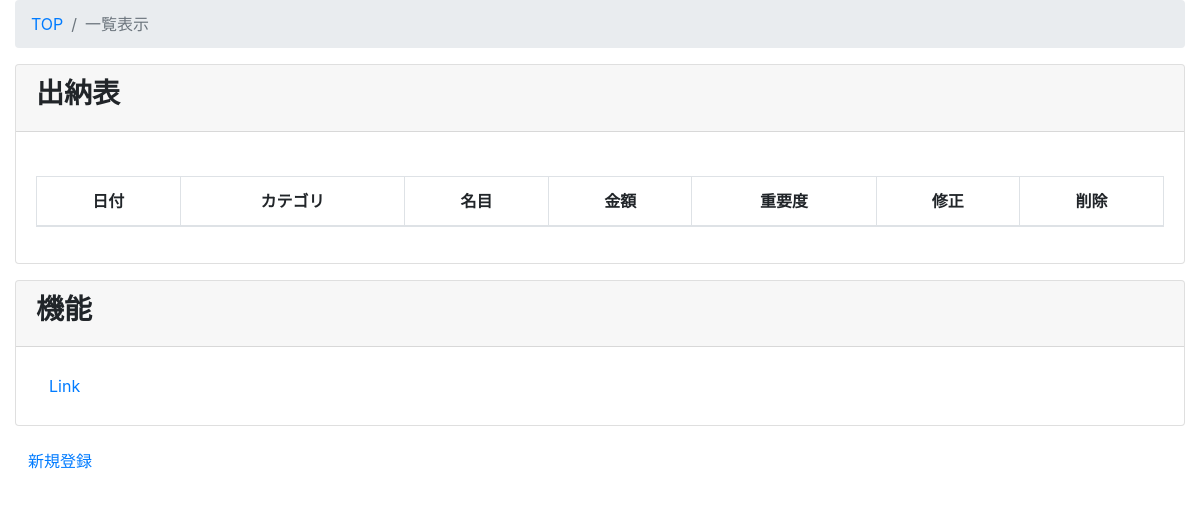
/kakeibo_tuto/Suitoh_list/, run on an earlier commit of the app's database.
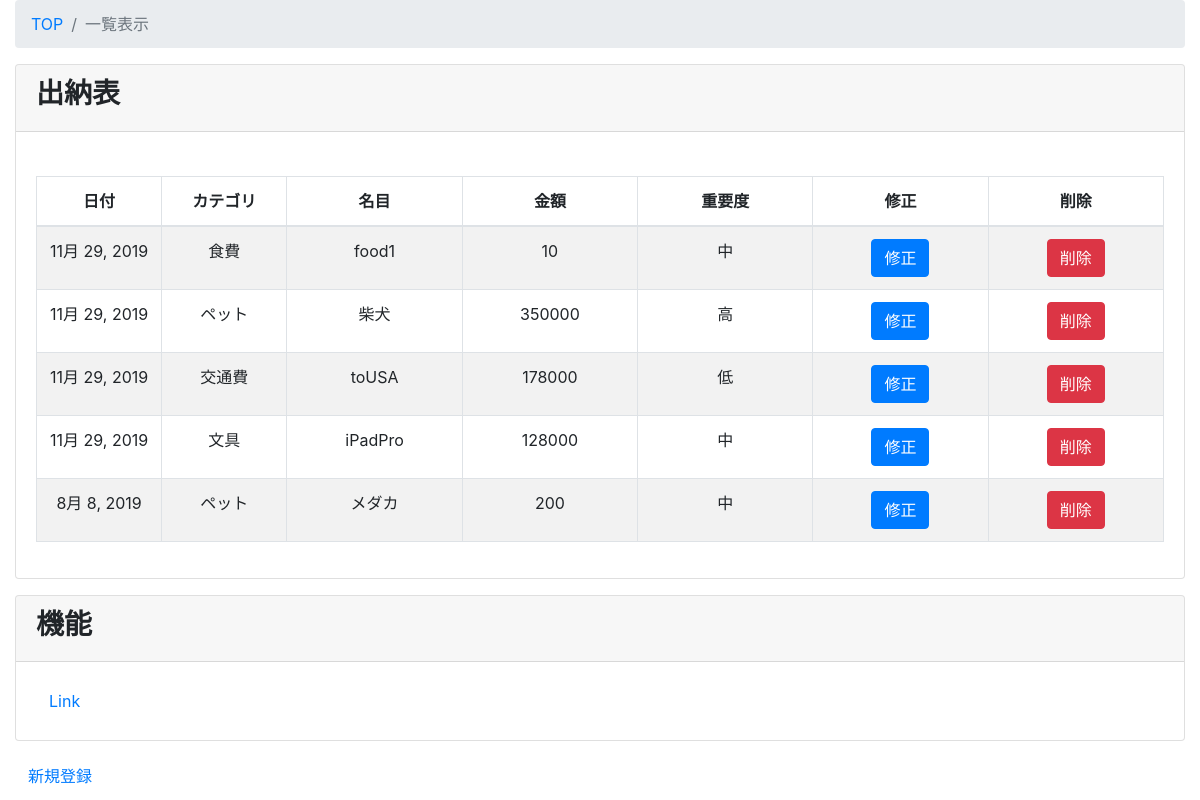
And on a later commit of the database.
### kakeibo_tuto/models.py (models this page shows, shortened)
class Suitoh(models.Model):
    class Meta:
        db_table = 'suitoh'
        verbose_name = '出納表'
        verbose_name_plural = '出納表'
    data = models.DateField(verbose_name="Date",default=datetime.now)
    cat = models.ForeignKey(Category, on_delete= models.PROTECT, verbose_name="分類")
    out_cost = models.IntegerField(verbose_name="支出")
    meimoku = models.CharField(verbose_name="名目", max_length=100)
    rank = models.ForeignKey(Ranks, on_delete= models.PROTECT, verbose_name="重要度")

class Category(models.Model):
    class Meta:
        db_table = 'category'
        verbose_name = '分類'
        verbose_name_plural = '分類'
    category_name = models.CharField(max_length=255,unique=True)
    def __str__(self):
        return self.category_name

class Ranks(models.Model):
    class Meta:
        db_table = 'Ranks'
        verbose_name = '重要度'
        verbose_name_plural = '重要度'
    category_name = models.CharField(max_length=255)
    def __str__(self):
        return self.category_name

### kakeibo_tuto/views.py (the view)
# urls.py: path('Suitoh_list/', views.SuitohListView.as_view(), name='Suitoh_list'),
class SuitohListView(ListView):
    model = Suitoh
    template_name = 'kakeibo_tuto/Suitoh_list.html'
    '''全取得'''
    def queryset(self):
        return Suitoh.objects.all()

### kakeibo_tuto/templates/kakeibo_tuto/Suitoh_list.html (shortened to what this page needs)
{% extends 'kakeibo_tuto/base.html' %}
{% block content %}
 <div class="content-wrapper">
   <div class="container-fluid">
     <ol class="breadcrumb">
       <li class="breadcrumb-item">
         <a href="{% url 'kakeibo_tuto:Suitoh_list' %}">TOP</a>
       </li>
       <li class="breadcrumb-item active">一覧表示</li>
     </ol>
     <div class="card mb-3">
       <div class="card-header">
         <h3><b>出納表</b></h3></div>
       <div class="card-body">
         <div class="table-responsive">
         <table id=Suitoh width="100%" class="table table-striped table-bordered">
             <thead>
               <tr>
                 <th class="text-center">日付</th>
                 <th class="text-center">カテゴリ</th>
                 <th class="text-center">名目</th>
                 <th class="text-center">金額</th>
                 <th class="text-center">重要度</th>
                 <th class="text-center">修正</th>
                 <th class="text-center">削除</th>
               </tr>
             </thead>
             <tbody>
               {% for item in object_list %}
                 <tr class="odd gradeX text-center">
                   <td class="text-center" width="100">{{ item.data}}</td>
                   <td class="text-center" width="100">{{ item.cat}}</td>
                   <td class="text-center" width="140">{{ item.meimoku}}</td>
                   <td class="text-center" width="140">{{ item.out_cost}}</td>
                    <td class="text-center" width="140">{{ item.rank}}</td>
                   <td class="text-center" width="140"><a class="btn btn-primary"
                        href="{% url 'kakeibo_tuto:Suitoh_update' item.pk %}">修正</a></td>
                   <td class="text-center" width="140"><a class="btn btn-danger"
                        href="{% url 'kakeibo_tuto:Suitoh_delete' item.pk %}">削除</a></td>
                 </tr>
             {% endfor %}
             </tbody>
           </table>
       </div>
      </div>
      </div>
          <div class="card mb-3">
       <div class="card-header">
         <h3><b>機能</b></h3></div>
       <div class="card-body">
        <a class="btn" href="{% url 'kakeibo_tuto:Suitoh_list' %}" role="button">Link</a>
       </div>
       </div>
      <a class="btn" href="{% url 'kakeibo_tuto:add' %}" role="button">新規登録</a>
      </div>
      </div>
{% endblock content %}

### kakeibo_tuto/templates/kakeibo_tuto/base.html (shortened to what this page needs)
<!doctype html>
<html>
<head>
 <link rel="stylesheet" href="https://maxcdn.bootstrapcdn.com/bootstrap/4.0.0-beta.2/css/bootstrap.min.css">
<link rel="stylesheet" href="https://cdn.datatables.net/t/bs-3.3.6/jqc-1.12.0,dt-1.10.11/datatables.min.css"/>
<body>
 {% block content %}{% endblock %}
</body>
</html>

What changed in the data, as far as the page shows it:
added Suitoh: data "11月 29, 2019", cat "食費", meimoku "food1", out_cost "10", rank "中"
added Suitoh: data "11月 29, 2019", cat "ペット", meimoku "柴犬", out_cost "350000", rank "高"
added Suitoh: data "11月 29, 2019", cat "交通費", meimoku "toUSA", out_cost "178000", rank "低"
added Suitoh: data "11月 29, 2019", cat "文具", meimoku "iPadPro", out_cost "128000", rank "中"
added Suitoh: data "8月 8, 2019", cat "ペット", meimoku "メダカ", out_cost "200", rank "中"
